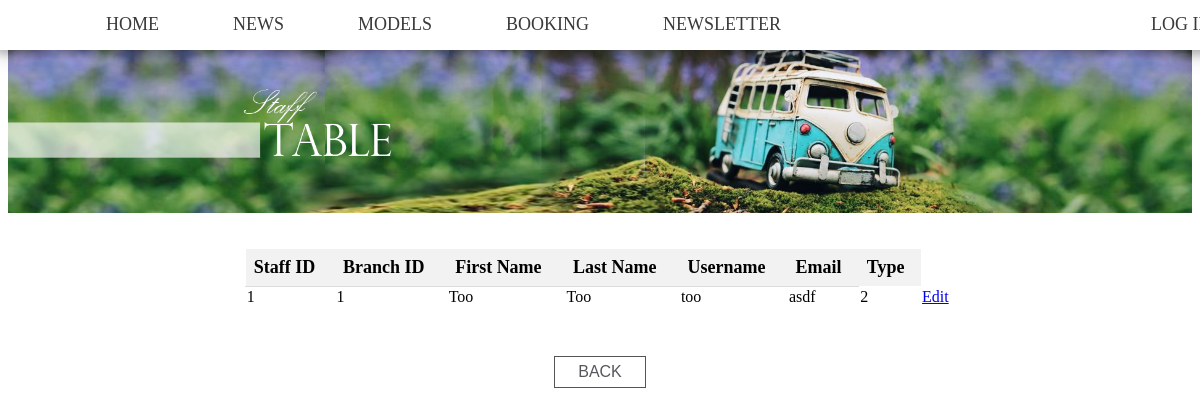
Screenshot of /staff-table.php with the database file from the repository.
### tables this page shows
CREATE TABLE `staff` (
  `staffID` int(11) NOT NULL,
  `branchID` int(11) NOT NULL,
  `fName` varchar(50) NOT NULL,
  `lName` varchar(50) NOT NULL,
  `username` varchar(50) NOT NULL,
  `email` varchar(50) NOT NULL,
  `type` int(1) NOT NULL,
  `password` varchar(20) NOT NULL,
  `disabled` tinyint(1) NOT NULL DEFAULT '0'
);

### staff-table.php (the view, shortened to what this page needs)
<html>
<head>
  <link rel="stylesheet" href="main.css"/>
  <header>
<?php
require_once('menu.php');
?>
    <center>
      <img style="margin-top: 2%;" src="stafftable.png">
</head>
<body>
<center>
  <table class="usertable" style="border-collapse: collapse; width: 60%;">
    <tr style = "background-color:#f2f2f2;" >
      <th style="padding: 8px; text-align: left; border-bottom: 1px solid #ddd; font-size: 18px;">Staff ID</th>
      <th style="padding: 8px; text-align: left; border-bottom: 1px solid #ddd; font-size: 18px;">Branch ID</th>
      <th style="padding: 8px; text-align: left; border-bottom: 1px solid #ddd; font-size: 18px;">First Name</th>
      <th style="padding: 8px; text-align: left; border-bottom: 1px solid #ddd; font-size: 18px;">Last Name</th>
      <th style="padding: 8px; text-align: left; border-bottom: 1px solid #ddd; font-size: 18px;">Username</th>
      <th style="padding: 8px; text-align: left; border-bottom: 1px solid #ddd; font-size: 18px;">Email</th>
      <th style="padding: 8px; text-align: left; border-bottom: 1p solid #ddd; font-size: 18px;">Type</th>
    </tr>
      <?php
      $q = "select * from staff";
      $result = $mysqli->query($q);
      if ($result) {
          while($row = $result->fetch_array()){
            echo "<tr>";
            echo "<td>".$row['staffID'] ."</td>";
            echo "<td>".$row['branchID'] ."</td>";
            echo "<td>".$row['fName'] ."</td>";
            echo "<td>".$row['lName'] ."</td>";
            echo "<td>".$row['username'] ."</td>";
            echo "<td>".$row['email'] ."</td>";
            echo "<td>".$row['type'] ."</td>";
            echo "<td><a href = 'editUser.php?user=".$row['staffID']."'> Edit </a></td>";
            echo "</tr>";
          }
      }else{
        echo "Something went wrong";
      }
      ?>
  </table>
<br>
<br>
      <a href="admin.php"><button class="button" style= "padding: .5% 2% .5% 2%;">BACK</button></a>
</center>
</body>
</html>

### main.css (style rules this page uses)
body { font-weight: 300; }
header { background: White; }
header::after { content: ''; display: table; clear: both; }
img { display: block; margin: auto; max-width: 100%; height: auto; }
.button { background-color: white; color: #57565d; border: 1px solid #555555; padding: 1% 2%; font-size: 16px; }
table, tr, td { border: 1px solid white; margin-bottom: 1%; }

### rows the page displays
staff: staffID "1", branchID "1", fName "Too", lName "Too", username "too", email "asdf", type "2"
